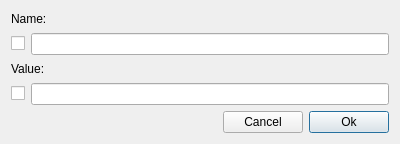
<?xml version="1.0" encoding="UTF-8"?>
<ui version="4.0">
 <class>FindDialog</class>
 <widget class="QDialog" name="FindDialog">
  <property name="geometry">
   <rect>
    <x>0</x>
    <y>0</y>
    <width>400</width>
    <height>144</height>
   </rect>
  </property>
  <property name="focusPolicy">
   <enum>Qt::TabFocus</enum>
  </property>
  <property name="windowTitle">
   <string>Find</string>
  </property>
  <layout class="QGridLayout" name="gridLayout">
   <item row="3" column="1" colspan="2">
    <widget class="QLineEdit" name="txtValue"/>
   </item>
   <item row="3" column="0">
    <widget class="QCheckBox" name="chkValue">
     <property name="sizePolicy">
      <sizepolicy hsizetype="Fixed" vsizetype="Fixed">
       <horstretch>0</horstretch>
       <verstretch>0</verstretch>
      </sizepolicy>
     </property>
     <property name="text">
      <string/>
     </property>
    </widget>
   </item>
   <item row="1" column="0">
    <widget class="QCheckBox" name="chkName">
     <property name="sizePolicy">
      <sizepolicy hsizetype="Fixed" vsizetype="Fixed">
       <horstretch>0</horstretch>
       <verstretch>0</verstretch>
      </sizepolicy>
     </property>
     <property name="text">
      <string/>
     </property>
    </widget>
   </item>
   <item row="2" column="0" colspan="2">
    <widget class="QLabel" name="lblValue">
     <property name="text">
      <string>Value:</string>
     </property>
    </widget>
   </item>
   <item row="0" column="0" colspan="2">
    <widget class="QLabel" name="lblName">
     <property name="text">
      <string>Name:</string>
     </property>
    </widget>
   </item>
   <item row="4" column="0" colspan="3">
    <layout class="QHBoxLayout" name="horizontalLayout">
     <item>
      <spacer name="horizontalSpacer">
       <property name="orientation">
        <enum>Qt::Horizontal</enum>
       </property>
       <property name="sizeHint" stdset="0">
        <size>
         <width>40</width>
         <height>20</height>
        </size>
       </property>
      </spacer>
     </item>
     <item>
      <widget class="QPushButton" name="btnCancel">
       <property name="text">
        <string>Cancel</string>
       </property>
      </widget>
     </item>
     <item>
      <widget class="QPushButton" name="btnOk">
       <property name="text">
        <string>Ok</string>
       </property>
       <property name="default">
        <bool>true</bool>
       </property>
      </widget>
     </item>
    </layout>
   </item>
   <item row="1" column="1" colspan="2">
    <widget class="QLineEdit" name="txtName"/>
   </item>
  </layout>
 </widget>
 <tabstops>
  <tabstop>txtName</tabstop>
  <tabstop>chkName</tabstop>
  <tabstop>txtValue</tabstop>
  <tabstop>chkValue</tabstop>
  <tabstop>btnOk</tabstop>
  <tabstop>btnCancel</tabstop>
 </tabstops>
 <resources/>
 <connections>
  <connection>
   <sender>btnOk</sender>
   <signal>clicked()</signal>
   <receiver>FindDialog</receiver>
   <slot>accept()</slot>
   <hints>
    <hint type="sourcelabel">
     <x>387</x>
     <y>131</y>
    </hint>
    <hint type="destinationlabel">
     <x>224</x>
     <y>77</y>
    </hint>
   </hints>
  </connection>
  <connection>
   <sender>btnCancel</sender>
   <signal>clicked()</signal>
   <receiver>FindDialog</receiver>
   <slot>reject()</slot>
   <hints>
    <hint type="sourcelabel">
     <x>276</x>
     <y>131</y>
    </hint>
    <hint type="destinationlabel">
     <x>224</x>
     <y>77</y>
    </hint>
   </hints>
  </connection>
 </connections>
</ui>
